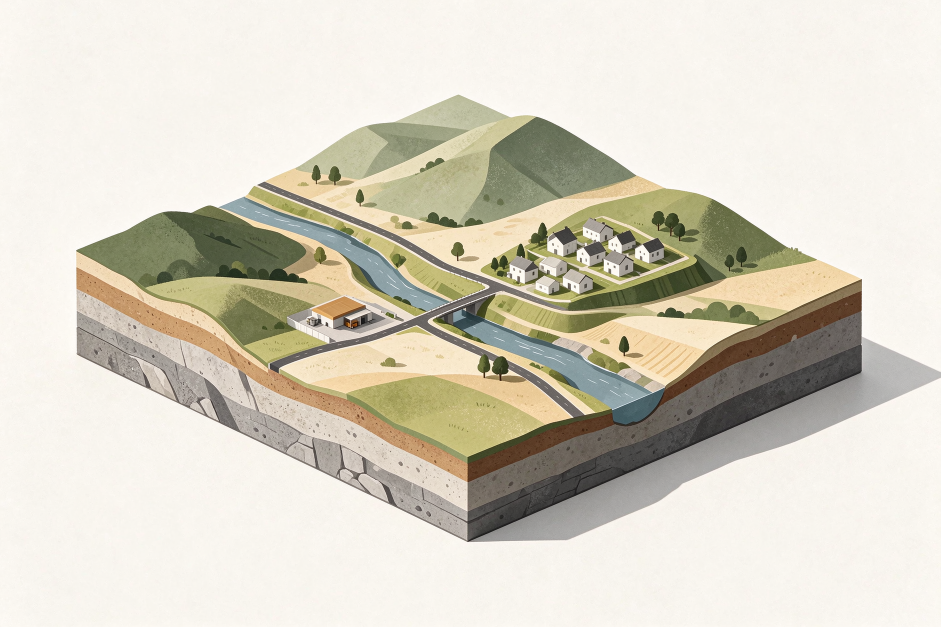
#> input picture figures/scenario_ai/before_raw.png, 1881 x 1254 px (shown at 1/2 size)
$ python gen_fig_scenario_ai.py
#> lines starting #> are read from the running program, lines starting #| are printed output that depends on the picture
"""Figure 1: AI pictorial substrate + vector label overlay.

Substrate: two matched isometric cutaway scenes of the same valley
(before flood / during flood), generated as textless raster art.
Overlay: all panel letters, labels, leader lines and the road-cut mark
are drawn as vector text/geometry with matplotlib, so the final PDF has
editable, resolution-independent typography.
"""

from __future__ import annotations

from pathlib import Path

import matplotlib as mpl
mpl.use("Agg")
import matplotlib.pyplot as plt
from matplotlib import font_manager
from PIL import Image

ROOT = Path(__file__).resolve().parents[2]
SUB = ROOT / "figures" / "scenario_ai"

# Canvas / crop (substrate pixels). Crop keeps the block large and leaves
# enough breathing room for the outer labels.
CROP = (110, 145, 1870, 1125)

PANELS = [
    ("before_raw.png", "a", "Before the flood", "before"),
    ("after_v2_raw.png", "b", "During the flood", "after"),
]

INK = "#24313A"
WATER = "#2E5F77"
ALERT = "#A5433B"
AMBER = "#96551F"

mpl.rcParams.update(
    {
        "font.family": "sans-serif",
        "font.sans-serif": ["Arial", "Helvetica", "DejaVu Sans"],
        "font.size": 5.9,
        "pdf.fonttype": 42,
        "ps.fonttype": 42,
        "axes.linewidth": 0,
        "savefig.facecolor": "white",
        "figure.facecolor": "white",
    }
)


def _leader(ax, text, xytext, xy, color=INK, fontsize=5.9, ha="left", va="center"):
    """One label with a thin leader arrow and a white legibility halo."""
    ax.annotate(
        text,
        xy=xy,
        xytext=xytext,
        textcoords="data",
        ha=ha,
        va=va,
        fontsize=fontsize,
        color=color,
        zorder=6,
        linespacing=1.15,
        arrowprops=dict(
            arrowstyle="-|>",
            color=color,
            lw=0.55,
            shrinkA=2.5,
            shrinkB=3.0,
            mutation_scale=5.0,
            connectionstyle="arc3,rad=0.0",
        ),
        bbox=dict(boxstyle="round,pad=0.22,rounding_size=0.35", fc="white", ec="none", alpha=0.90),
    )


def _plain(ax, text, xy, color=INK, fontsize=5.9, ha="left", va="center", weight="normal"):
    ax.text(
        xy[0],
        xy[1],
        text,
        ha=ha,
        va=va,
        fontsize=fontsize,
        color=color,
        fontweight=weight,
        zorder=7,
        linespacing=1.15,
        bbox=dict(boxstyle="round,pad=0.22,rounding_size=0.35", fc="white", ec="none", alpha=0.90),
    )


def _road_cut(ax, x, y):
    """Small dashed red cross on the washed-out road segment."""
    for dx, dy in ((1, 1), (1, -1)):
        ax.plot(
            [x - 13 * dx, x + 13 * dx],
            [y - 13 * dy, y + 13 * dy],
            color=ALERT,
            lw=1.0,
            ls=(0, (2.0, 1.6)),
            zorder=8,
            solid_capstyle="round",
        )


def _draw_panel(ax, image_path: Path, state: str):
#> called with state = 'before'
    im = Image.open(image_path).convert("RGB")
#> im is the input picture: PIL image 1881x1254 RGB; mean R, G, B 214.9, 210, 195.5
    w, h = im.size
#> w = 1881; h = 1254
    ax.imshow(im, extent=(0, w, h, 0), interpolation="lanczos", zorder=1)
    ax.set_xlim(CROP[0], CROP[2])
    ax.set_ylim(CROP[3], CROP[1])  # inverted y: pixel coordinates read downward
    ax.set_aspect("equal")
    ax.axis("off")

    if state == "before":
        # Channel width: label in the upper-left air, leader to the narrow upstream reach.
        _leader(ax, "channel $W_0$", (380, 300), (575, 462), color=WATER)
        # Valley road: label in the open lower meadow, leader to the main road near the depot.
        _leader(ax, "valley road", (880, 735), (825, 680), color=INK)
        # Terrace settlement: label along the upper-right slope, leader to the house cluster.
        _leader(ax, "terrace settlement", (1350, 390), (1235, 505), color=INK)
        # Depot: label left of the amber-roofed building.
        _leader(ax, "depot", (450, 545), (575, 600), color=AMBER)
    else:
        # New inundation: label on the dry right bank, leader to the expanded water margin.
        _leader(ax, "new inundation $F$", (1415, 720), (1295, 665), color=WATER)
        # Road cut: label on the lower meadow, leader to the washed-out bridge approach.
        _leader(ax, "road cut", (920, 775), (800, 640), color=ALERT)
        _road_cut(ax, 792, 630)
        # Island village label on the water; two lines keep it compact.
        _leader(
            ax,
            "island village\nboat only",
            (1010, 405),
            (1130, 485),
            color=INK,
            ha="left",
            va="center",
        )
        # Boat label, short leader to the tiny rowboat left of the village.
        _leader(ax, "boat", (850, 500), (940, 525), color=WATER)


def main():
    fig_w_mm = 183.0
    panel_w_mm = 89.0
    gutter_mm = 3.0
    side_mm = 1.0
    bottom_mm = 2.0

    crop_w = CROP[2] - CROP[0]
    crop_h = CROP[3] - CROP[1]
    panel_h_mm = panel_w_mm * crop_h / crop_w
    top_pad_mm = 4.2
    fig_h_mm = bottom_mm + panel_h_mm + top_pad_mm

    fig = plt.figure(figsize=(fig_w_mm / 25.4, fig_h_mm / 25.4))
    for i, (fname, letter, title, state) in enumerate(PANELS):
        x_mm = side_mm + i * (panel_w_mm + gutter_mm)
        y_mm = bottom_mm
        ax = fig.add_axes(
            [
                x_mm / fig_w_mm,
                y_mm / fig_h_mm,
                panel_w_mm / fig_w_mm,
                panel_h_mm / fig_h_mm,
            ]
        )
        _draw_panel(ax, SUB / fname, state)

        # Panel letter + short state title sit in the white strip above each panel.
        fig.text(
            (x_mm + 1.0) / fig_w_mm,
            (y_mm + panel_h_mm + 2.0) / fig_h_mm,
            letter,
            fontsize=8.5,
            fontweight="bold",
            color=INK,
            ha="left",
            va="center",
        )
        fig.text(
            (x_mm + 5.0) / fig_w_mm,
            (y_mm + panel_h_mm + 2.0) / fig_h_mm,
            title,
            fontsize=6.8,
            color=INK,
            ha="left",
            va="center",
        )

    out_pdf = SUB / "fig_scenario_ai.pdf"
    out_png = SUB / "fig_scenario_ai_preview.png"
    fig.savefig(out_pdf, dpi=600, bbox_inches=None, pad_inches=0)
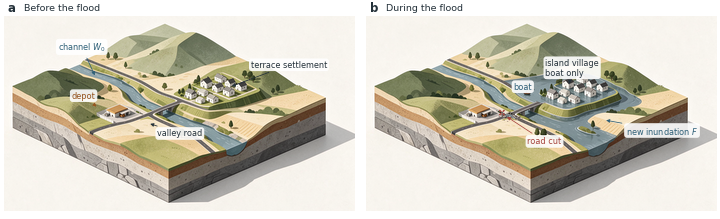
#> figure drawn by matplotlib, 2 panels
    fig.savefig(out_png, dpi=300, bbox_inches=None, pad_inches=0)
    print(f"wrote {out_pdf} ({fig_w_mm:.1f} x {fig_h_mm:.1f} mm)")
    print(f"wrote {out_png}")


if __name__ == "__main__":
    main()
